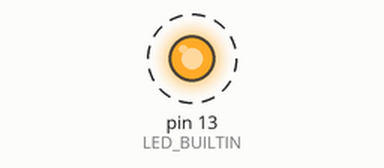
Recording of a sketch running on a simulated Arduino Uno, built with avr-gcc and run on an emulated ATmega328P. Parts: output pins drawn as LEDs (lit = HIGH). Dashed ring = blinking. What the sketch prints to the serial monitor is not drawn.

Above: at 0.5 s.
Timing chart, 0 to 4.6 s (numbered marks = the images above):
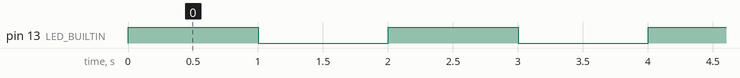

Measured:
- by itself, pin 13 (LED_BUILTIN): alternates HIGH for 1.0 s and LOW for 1.0 s

The sketch:

LEDBlink.ino
```cpp
void setup() {
  Serial.begin(9600); //Initialize Arduino's Serial
  //Initialize digital pin LED_BUILTIN as an output
  pinMode(LED_BUILTIN, OUTPUT);
}

void loop() {
  //Turn the LED on (HIGH is the voltage level)
  digitalWrite(LED_BUILTIN, HIGH);
  Serial.println("LED is switched ON");
  delay(1000); //Wait for a second
  //Turn the LED off by making the voltage LOW
  digitalWrite(LED_BUILTIN, LOW);
  Serial.println("LED is switched OFF");
  delay(1000); //Wait for a second
}
```
